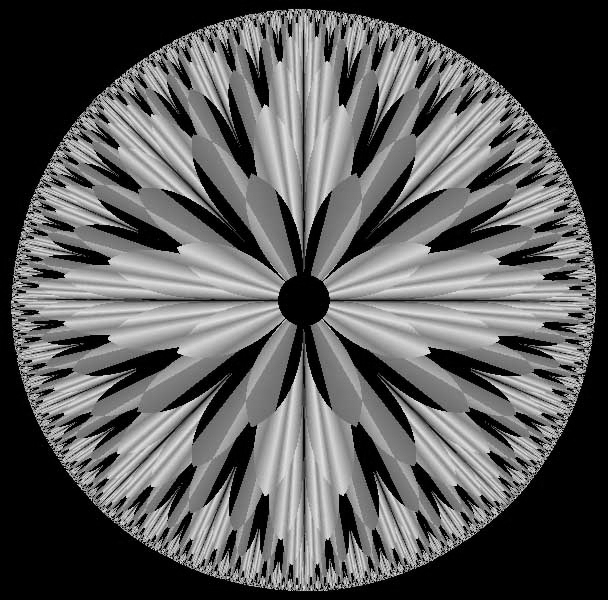
#> input picture Images/frattale.jpg, 608 x 600 px, found by its file name
$ python bit_plane.py
#> lines starting #> are read from the running program, lines starting #| are printed output that depends on the picture; after the words box and inside, x2 and y2 are one past the last pixel; in counts of white or black regions, pixels touching at a corner belong together
### Ex2/bitop.py
# -*- coding: utf-8 -*-
"""
Functions to get and set bit-planes.
Created on Tue Mar 23 17:25:56 2021

@author: Davide
"""

def bitget(x, index):
    """
    Returns the values of the bits at a given position of a unsigned integer array.

    Parameters
    ----------
    x : unsigned integer array
        Extract the bit-plane from this array.
    index : int
        Posizion of bit-plane to extract.
        It must be less than number of bits in the integer class of x.

    Returns
    -------
    boolean array of the same shape of x
        Extracted bit-plane.
    """

    import numpy
    if x.dtype not in [numpy.uint8, numpy.uint16, numpy.uint32, numpy.uint64]:
        raise ValueError("Only uint8, uint16, uint32, and uint64 are supported as dtype!")
    return (x & (1 << index)) != 0

# [38 lines left out: function bitset, not called in this run]


### Ex2/bit_plane.py
import numpy as np
import skimage.io as io
import matplotlib.pyplot as plt
import scipy.ndimage as ndi

import bitop

originalImage = io.imread('./Images/frattale.jpg')
#> originalImage is the input picture: shape (600, 608); min 0, max 245, mean 89.1

imageBitplanes = [bitop.bitget(originalImage, i) for i in range(8)]
#> in bitget, `return (x & (1 << index)) != 0`:
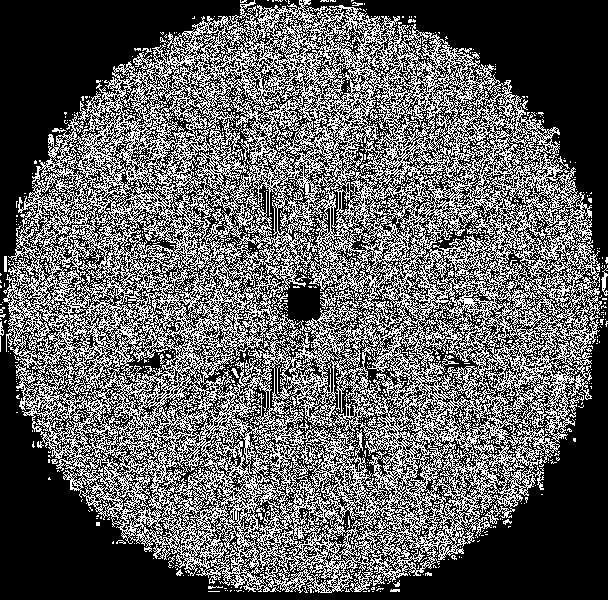
#> returned value: shape (600, 608) bool; 37.5% white in thin lines or dots
#> in bitget (call 2), `return (x & (1 << index)) != 0`: returned value: shape (600, 608) bool; 36% white in thin lines or dots
#> call 3 of bitget, with index = 2
#> in bitget (call 3), `return (x & (1 << index)) != 0`:
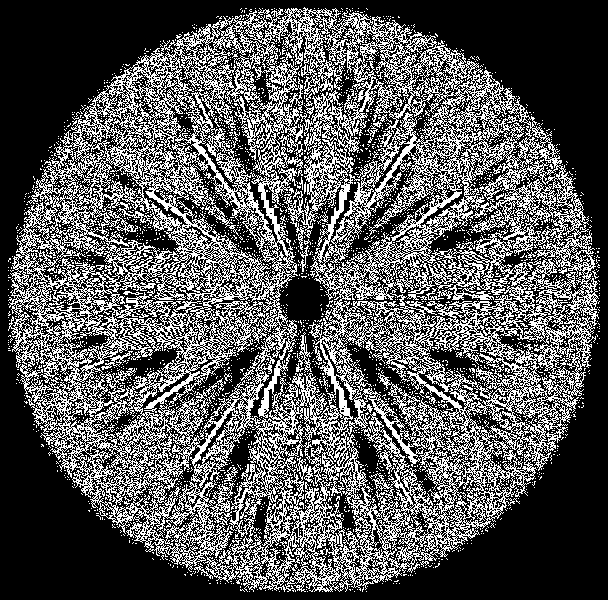
#> returned value: shape (600, 608) bool; 34.3% white in thin lines or dots
#> call 4 of bitget, with index = 3
#> in bitget (call 4), `return (x & (1 << index)) != 0`:
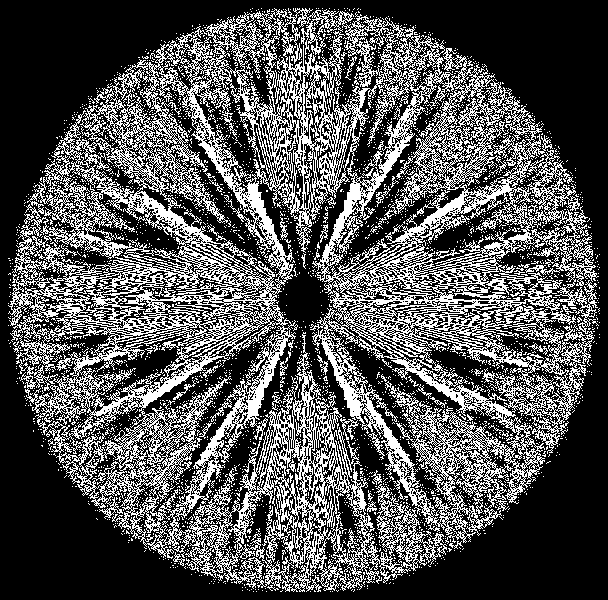
#> returned value: shape (600, 608) bool; 32.5% white in thin lines or dots
#> in bitget (call 5), `return (x & (1 << index)) != 0`:
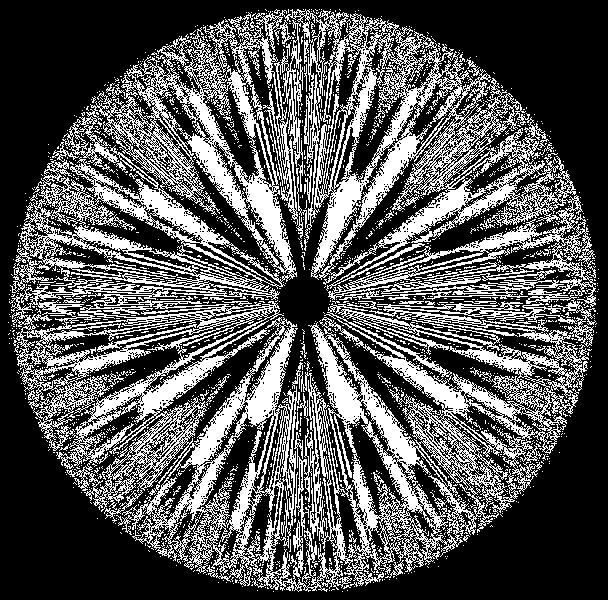
#> returned value: shape (600, 608) bool; 33.4% white; 1998 white regions (1937 under 20 px), largest, box (x1, y1, x2, y2) and area: (9, 12, 594, 592) 84205, (254, 9, 596, 308) 29059, (526, 289, 596, 325) 491
#> in bitget (call 6), `return (x & (1 << index)) != 0`:
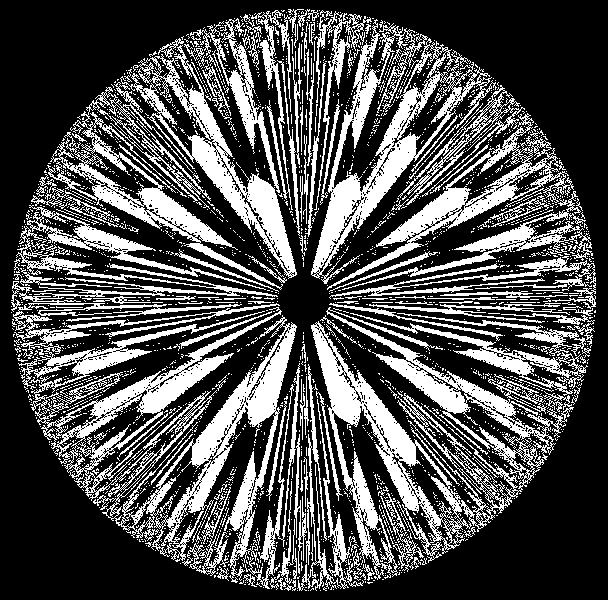
#> returned value: shape (600, 608) bool; 30.9% white; 2246 white regions (2089 under 20 px), largest, box (x1, y1, x2, y2) and area: (11, 226, 297, 583) 24906, (311, 307, 574, 580) 16567, (311, 19, 497, 284) 9987
#> in bitget (call 7), `return (x & (1 << index)) != 0`:
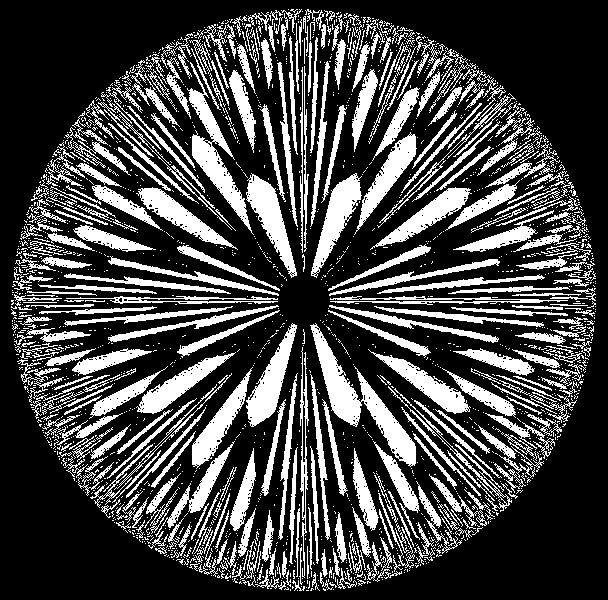
#> returned value: shape (600, 608) bool; 27% white; 2103 white regions (1754 under 20 px), largest, box (x1, y1, x2, y2) and area: (310, 323, 416, 467) 3560, (187, 62, 254, 235) 2526, (246, 323, 297, 427) 1918
#> in bitget (call 8), `return (x & (1 << index)) != 0`:
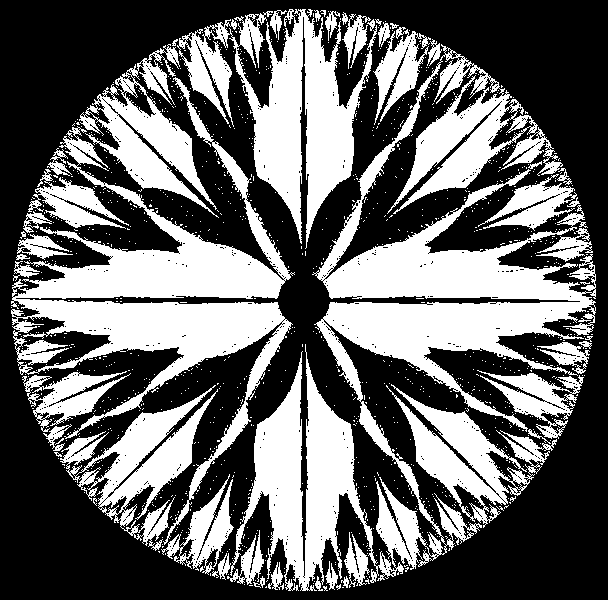
#> returned value: shape (600, 608) bool; 40.2% white; 1117 white regions (1070 under 20 px), largest, box (x1, y1, x2, y2) and area: (230, 44, 596, 591) 54375, (11, 77, 295, 545) 29499, (177, 9, 377, 249) 17174
#> imageBitplanes = 8 items

plt.figure()

plt.imshow(originalImage, clim=None, cmap='gray')

plt.figure()

for i in range(8):
    plt.subplot(2, 4, i + 1)
    plt.imshow(imageBitplanes[i], clim=None, cmap='gray')
    plt.title("Bitplane " + str(i))

plt.show()

$ run again, with Images/bebe.jpg copied over Images/frattale.jpg
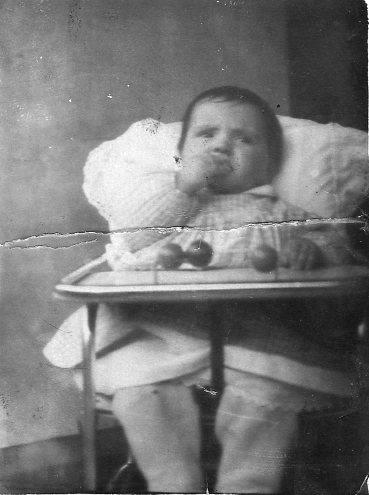
#> input picture Images/bebe.jpg, 369 x 495 px, found by its file name
#> originalImage is the input picture: shape (495, 369); min 0, max 255, mean 119.7
#> in bitget, `return (x & (1 << index)) != 0`:
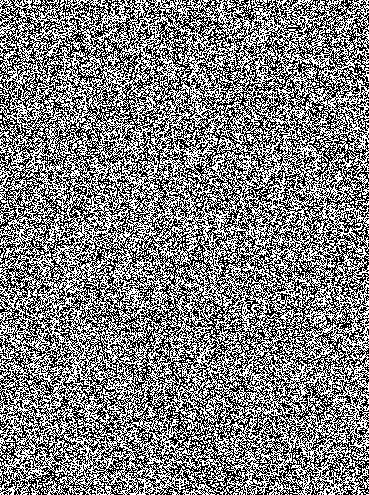
#> returned value: shape (495, 369) bool; 50% white in thin lines or dots
#> in bitget (call 8), `return (x & (1 << index)) != 0`:
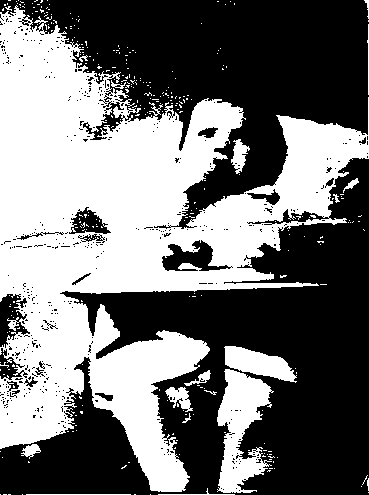
#> returned value: shape (495, 369) bool; 45.5% white; 323 white regions (306 under 20 px), largest, box (x1, y1, x2, y2) and area: (0, 5, 369, 492) 75251, (217, 369, 274, 493) 3912, (224, 346, 297, 383) 1468
#> imageBitplanes = 8 items

$ run again, with Images/cam.jpg copied over Images/frattale.jpg
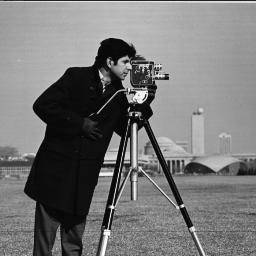
#> input picture Images/cam.jpg, 256 x 256 px, found by its file name
#> originalImage is the input picture: shape (256, 256); min 0, max 255, mean 118.7
#> in bitget, `return (x & (1 << index)) != 0`:
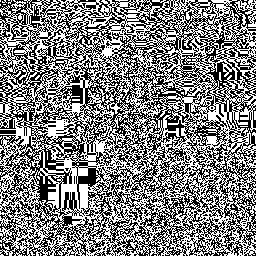
#> returned value: shape (256, 256) bool; 50.5% white; black in thin lines or dots
#> in bitget (call 8), `return (x & (1 << index)) != 0`:
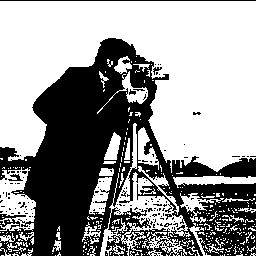
#> returned value: shape (256, 256) bool; 59.3% white; 156 black regions (150 under 20 px), largest, box (x1, y1, x2, y2) and area: (0, 38, 256, 256) 25609, (0, 0, 256, 1) 256, (0, 214, 26, 230) 163, (8, 174, 23, 181) 50, (153, 67, 162, 75) 29, (129, 89, 136, 95) 24
#> imageBitplanes = 8 items
